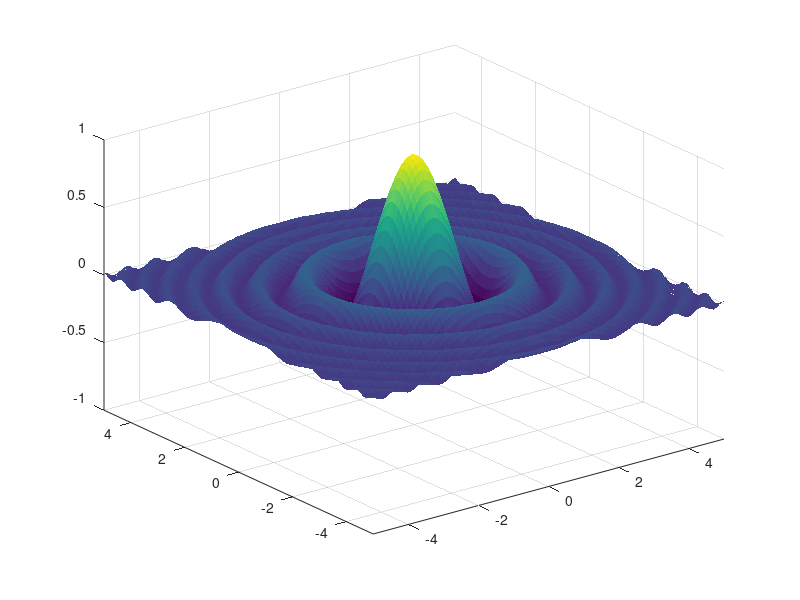

Recreate this plot in MATLAB.
function w3d
% A simple 3D graph :)

x = -5:0.1:5;
y = -5:0.1:5;
[X,Y] = meshgrid(x,y);
Z = cos(X.^2+Y.^2) ./ (1+X.^2+Y.^2);
ax = axes;
sx = surf(X,Y,Z,'LineStyle','none');
set(ax,'XLim',[-5 5],'YLim',[-5 5],'ZLim',[-1 1]);

% An unfinished test part...
% How to prevent color auto-"scaling"?
pause;
N = 32;
Cycles = 4;
for i = 1:Cycles*N
    pause(0.1)
    Z = cos(X.^2+Y.^2-2*pi*i/N) ./ (1+X.^2+Y.^2);
    set(sx,'ZData',Z);
    drawnow % is this line it necessary?
end
